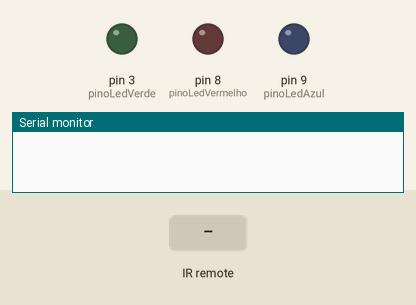
Bench run of a sketch on a simulated Arduino Uno, built with avr-gcc and run on an emulated ATmega328P. On the bench: output pins drawn as LEDs (lit = HIGH), the last lines printed to the serial monitor. The inputs (shaded band) are chosen by the test bench.

Above: at 1.2 s.
1.3 s: infrared code 0x40BF00FF received
At 1.6 s:
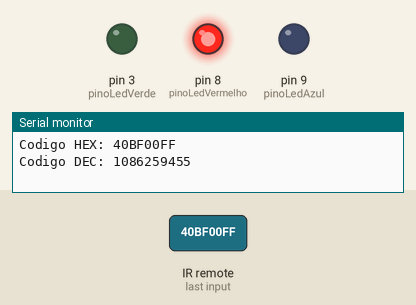
2.8 s: infrared code 0x40BF807F received
At 4.0 s:
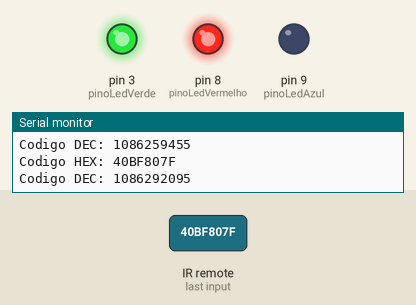
4.3 s: infrared code 0x40BF40BF received
At 5.3 s:
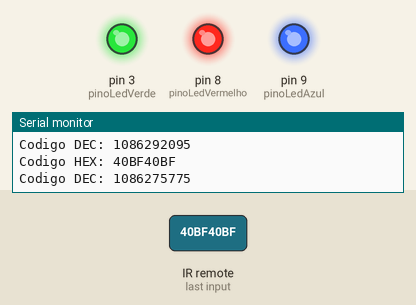
5.8 s: infrared code 0x40BF00FF received
At 6.5 s:
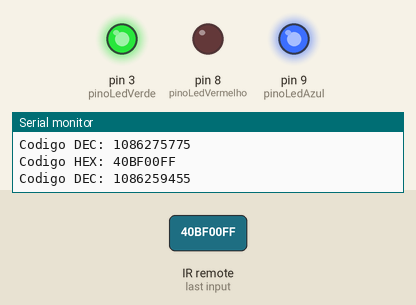
7.3 s: infrared code 0x40BF807F received
At 7.7 s:
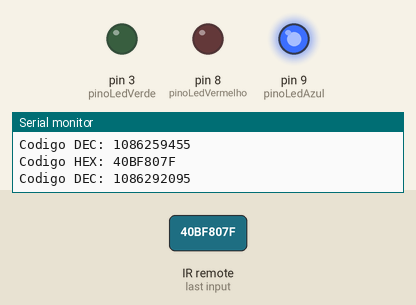
Timing chart, 0 to 9.8 s (numbered marks = the images above; inputs shaded):
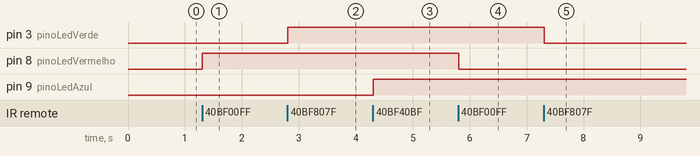

The sketch:

Fotorreceptor.ino
```cpp
#include <IRremote.h>

int pinoLedVerde = 3;
int pinoLedVermelho = 8;
int pinoLedAzul = 9;
int portaFotorreceptor = 2;

int stVerde = 0;
int stVermelho = 0;
int stAzul = 0;

IRrecv irrecv(portaFotorreceptor);
decode_results results;

void setup() {
  pinMode(pinoLedVerde, OUTPUT);
  pinMode(pinoLedVermelho, OUTPUT);
  pinMode(pinoLedAzul, OUTPUT);
  Serial.begin(9600);
  irrecv.enableIRIn();
}

void loop() {
  if(irrecv.decode(&results)){
    Serial.print("Codigo HEX: ");
    Serial.println(results.value, HEX);
    Serial.print("Codigo DEC: ");
    Serial.println(results.value);
    Serial.println("");
    irrecv.resume();
    if(results.value == 1086259455){
      if(stVermelho == 1){
        digitalWrite(pinoLedVermelho, LOW);
        stVermelho = 0;
      }
      else {
        digitalWrite(pinoLedVermelho,HIGH);
        stVermelho = 1;
      }
    }
    if(results.value == 1086292095){
      if(stVerde == 1){
        digitalWrite(pinoLedVerde, LOW);
        stVerde = 0;
      }
      else{
        digitalWrite(pinoLedVerde,HIGH);
        stVerde = 1;
      }
    }
    if(results.value == 1086275775){
      if(stAzul == 1){
        digitalWrite(pinoLedAzul, LOW);
        stAzul = 0;
      }
      else{
        digitalWrite(pinoLedAzul,HIGH);
        stAzul = 1;
      }
     }
    }
  delay(100);
}
```

Measured:
- after the input at 1.3 s, pin 8 (pinoLedVermelho): LOW → HIGH at once
- after the input at 2.8 s, pin 3 (pinoLedVerde): LOW → HIGH at once
- after the input at 4.3 s, pin 9 (pinoLedAzul): LOW → HIGH at once
- after the input at 5.8 s, pin 8 (pinoLedVermelho): HIGH → LOW at once
- after the input at 7.3 s, pin 3 (pinoLedVerde): HIGH → LOW at once
